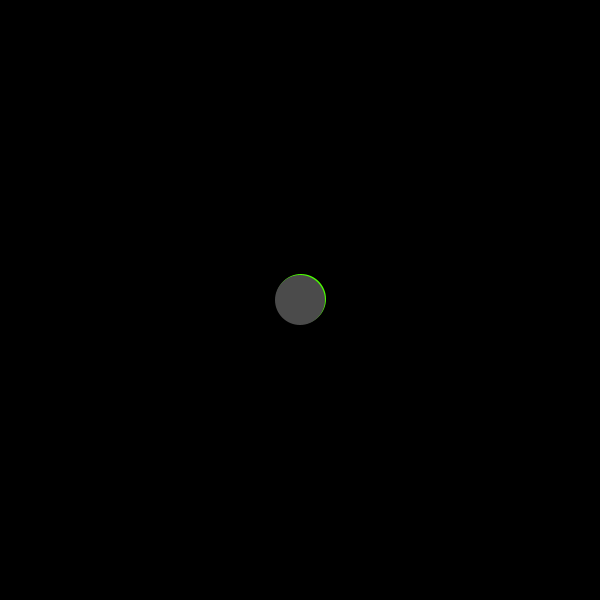
Frame 1 (no input)
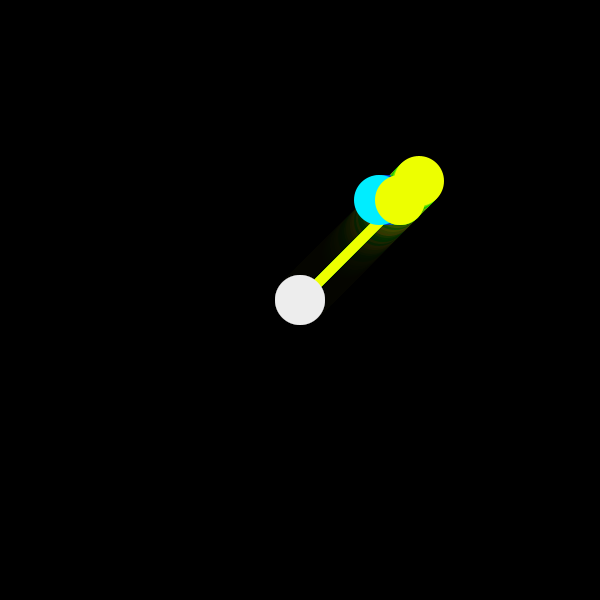
Frame 60 (the mouse pressed at the canvas centre just before this capture)
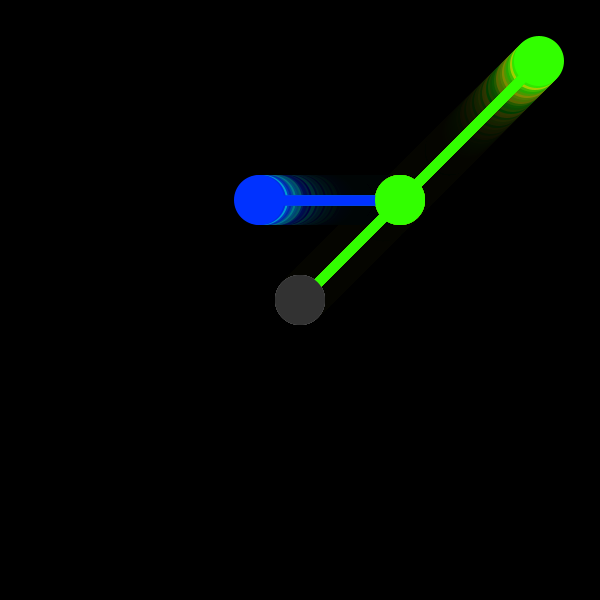
Frame 120 (the mouse held since frame 60 and released just before this capture)

The Processing sketch that drew these frames (run headless with seeded random() and noise(); from frame 60 on, the mouse is pressed at the canvas centre):

// Processing sketch: processing_62910
// ── processing_62910.pde

void setup(){
size(600, 600);
background(0);
noStroke();
}

int x=300;
int y=300;
int x1=400;
int x2=200;
int y2=200;
int x3 = 200;
int y3 = 400;
int x4 = 400;
int y4 = 400;

void draw(){
//para que titilen los colores
float m = millis()*x;
//fondo que da efecto de barrido 
fill(0, 25);
rect(0, 0, width, height);
//-------------------------------------------------  
//linea verde
strokeWeight(10);
  stroke(m % 255, 255, 0);
  line(width/2, height/2, x++, y--);
//esfera verde 
noStroke();
fill(m % 255, 255, 0);
ellipse(x++, y--, 50, 50);
//------------------------------------------------- 
if(y <= 200){
//linea cian
strokeWeight(10);
 stroke(0, m % 255, 255);
 line(400, 200, x1--, 200);
//esfera cian 
noStroke();
fill(0, m % 255, 255);
ellipse(x1--, 200, 50, 50);
//esfera verde 
noStroke();
fill(m % 255, 255, 0);
ellipse(400, 200, 50, 50); 
};
//-------------------------------------------------   
if(x1 <= 200){
//linea magenta
strokeWeight(10);
 stroke(255, 0, m % 255);
 line(200, 200, x2, y2++);
//esfera magenta 
noStroke();
fill(255, 0, m % 255);
ellipse(x2, y2++, 50, 50);
//esfera cian 
noStroke();
fill(0, m % 255, 255);
ellipse(200, 200, 50, 50); 
};
//-------------------------------------------------    
if(y2 >= 400){
//linea naranja
strokeWeight(10);
 stroke(255, m % 255, 0);
 line(200, 400, x3++, y3);
//esfera naranja
noStroke();
fill(255, m % 255, 0);
ellipse(x3++, y3, 50, 50);
//esfera magenta 
noStroke();
fill(255, 0, m % 255);
ellipse(200, 400, 50, 50); 
};
//------------------------------------------------- 
if(x3 >= 400){
//linea violeta
strokeWeight(10);
 stroke(m % 255, 0, 255);
 line(400, 400, x4++, y4--);
//esfera violeta
noStroke();
fill(m % 255, 0, 255);
ellipse(x4++, y4--, 50, 50);
//esfera naranja 
noStroke();
fill(255, m % 255, 0);
ellipse(400, 400, 50, 50); 
};
//-------------------------------------------------	
if(y4 <= 200){
//esfera violeta
noStroke();
fill(m % 255, 0, 255);
ellipse(600, 200, 50, 50); 
};
//-------------------------------------------------
noStroke();
fill(m % 255);
ellipse(width/2, height/2, 50, 50);
}

//-------------------------------------------------
//-------------------------------------------------
//-------------------------------------------------
void mouseClicked() {
  //click en esfera blanca 
  if(mouseX >= 275 && mouseX <= 325 && mouseY >= 275 && mouseY <= 325) {
    fill(255);
    ellipse(300, 300, 150, 150);
  };
  //click en esfera verde 
  if(mouseX >= 375 && mouseX <= 425 && mouseY >= 175 && mouseY <= 225) {
     fill(255, 0, 255);
       ellipse(400, 200, 150, 150); 
  };
  //click en esfera cian 
  if(mouseX >= 175 && mouseX <= 225 && mouseY >= 175 && mouseY <= 225) {  
  fill(255, 0, 0);
ellipse(200, 200, 150, 150);
  };
    //click en esfera magenta 
  if(mouseX >= 175 && mouseX <= 225 && mouseY >= 375 && mouseY <= 425) {  
fill(0, 255, 0);
ellipse(200, 400, 150, 150); 
  };
    //click en esfera naranja 
  if(mouseX >= 375 && mouseX <= 425 && mouseY >= 375 && mouseY <= 425) {  
fill(0, 0, 255);
ellipse(400, 400, 150, 150); 
  };
    //click en esfera violeta 
  if(mouseX >= 575 && mouseX <= 625 && mouseY >= 175 && mouseY <= 225) {  
fill(255, 255, 0);
ellipse(600, 200, 150, 150); 
  };
}
